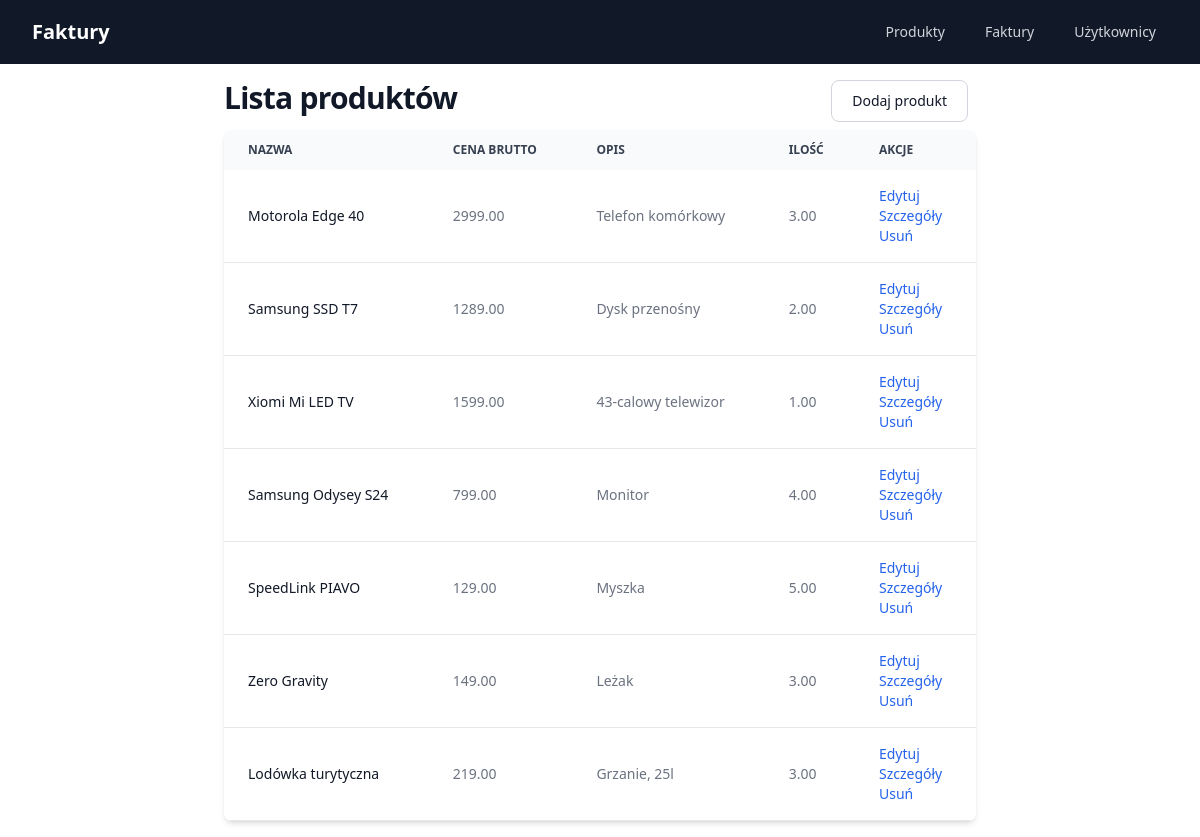
/product-list/, run on the app's committed database.
### core/models.py (models this page shows, shortened)
class Product(models.Model):
    name = models.CharField(max_length=250)
    description = models.CharField(max_length=50)
    net_price = models.DecimalField(max_digits=10, decimal_places=2, default=0, null=True)
    tax_rate = models.DecimalField(max_digits=10, decimal_places=2, default=0, null=True)
    gross_price = models.DecimalField(max_digits=10, decimal_places=2)
    amount = models.DecimalField(max_digits=10, decimal_places=2, default=1)
    created_at = models.DateTimeField(auto_now_add=True)
    updated_at = models.DateTimeField(auto_now=True)

### core/views.py (the view)
# urls.py: path('product-list/', views.ProductsListView.as_view(), name='products_list'),
class ProductsListView(generic.ListView):
    model = Product
    template_name = 'core/product/products_list.html'
    context_object_name = 'products_list'
    def get_queryset(self):
        return Product.objects.all()

### templates/core/product/products_list.html (shortened to what this page needs)
{% extends "core/base.html" %}
{% block content %}
    <header>
        <div class="mx-auto max-w-7xl flex flex-row justify-between">
            <h1 class="text-3xl font-bold tracking-tight text-gray-900 dark:text-white">
                Lista produktów
            </h1>
            <a href="{% url 'core:product_add' %}"
               class="text-gray-900 bg-white border border-gray-300 focus:outline-none hover:bg-gray-100 focus:ring-4 focus:ring-gray-200 font-medium rounded-lg text-sm px-5 py-2.5 mr-2 mb-2 dark:bg-gray-800 dark:text-white dark:border-gray-600 dark:hover:bg-gray-700 dark:hover:border-gray-600 dark:focus:ring-gray-700">
                Dodaj produkt
            </a>
        </div>
    </header>
    {% if products_list %}
        <div class="relative overflow-x-auto shadow-md sm:rounded-lg">
            <table class="w-full text-sm text-left text-gray-500 dark:text-gray-400">
                <thead class="text-xs text-gray-700 uppercase bg-gray-50 dark:bg-gray-700 dark:text-gray-400">
                <tr>
                    <th scope="col" class="px-6 py-3">
                        Nazwa
                    </th>
                    <th scope="col" class="px-6 py-3">
                        Cena brutto
                    </th>
                    <th scope="col" class="px-6 py-3">
                        Opis
                    </th>
                    <th scope="col" class="px-6 py-3">
                        Ilość
                    </th>
                    <th scope="col" class="px-6 py-3">
                        Akcje
                    </th>
                </tr>
                </thead>
                <tbody>
                {% for product in products_list %}
                    <tr class="bg-white border-b dark:bg-gray-900 dark:border-gray-700">
                        <th scope="row" class="px-6 py-4 font-medium text-gray-900 whitespace-nowrap dark:text-white">
                            {{ product.name }}
                        </th>
                        <td class="px-6 py-4">
                            {{ product.gross_price }}
                        </td>
                        <td class="px-6 py-4">
                            {{ product.description }}
                        </td>
                        <td class="px-6 py-4">
                            {{ product.amount }}
                        </td>
                        <td class="px-6 py-4 flex flex-col">
                            <a href="{% url 'core:product_update' product.id %}" class="font-medium text-blue-600 dark:text-blue-500 hover:underline">Edytuj</a>
                            <a href="{% url 'core:product_detail' product.id %}" class="font-medium text-blue-600 dark:text-blue-500 hover:underline">Szczegóły</a>
                            <a href="{% url 'core:product_delete' product.id %}" class="font-medium text-blue-600 dark:text-blue-500 hover:underline">Usuń</a>
                        </td>
                    </tr>
                {% endfor %}
                </tbody>
            </table>
        </div>
    {% else %}
        <div class="w-full text-center mt-10">
            Brak produktów
        </div>
    {% endif %}
{% endblock %}

### static/core/style.css (style rules this page uses)
h1 { color: red; }

### data on the page
Product: name "Motorola Edge 40", gross_price "2999.00", description "Telefon komórkowy", amount "3.00"
Product: name "Samsung SSD T7", gross_price "1289.00", description "Dysk przenośny", amount "2.00"
Product: name "Xiomi Mi LED TV", gross_price "1599.00", description "43-calowy telewizor", amount "1.00"
Product: name "Samsung Odysey S24", gross_price "799.00", description "Monitor", amount "4.00"
Product: name "SpeedLink PIAVO", gross_price "129.00", description "Myszka", amount "5.00"
Product: name "Zero Gravity", gross_price "149.00", description "Leżak", amount "3.00"
Product: name "Lodówka turytyczna", gross_price "219.00", description "Grzanie, 25l", amount "3.00"
